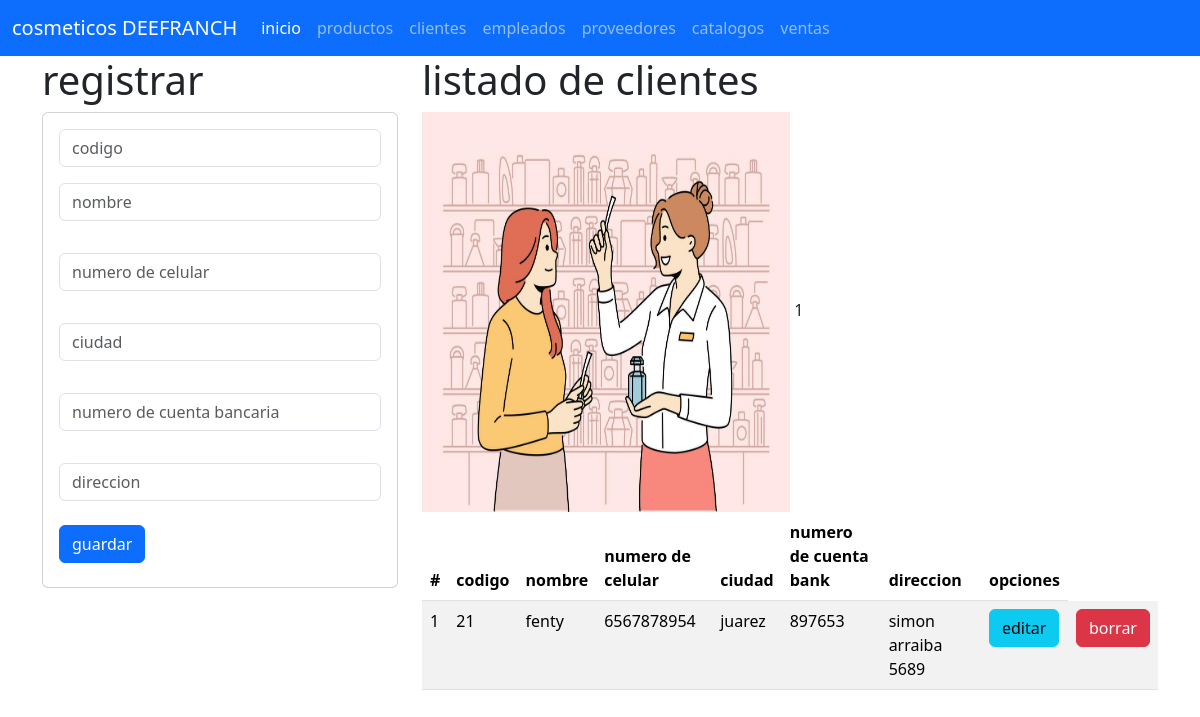
Before: /clientes with the older database file.
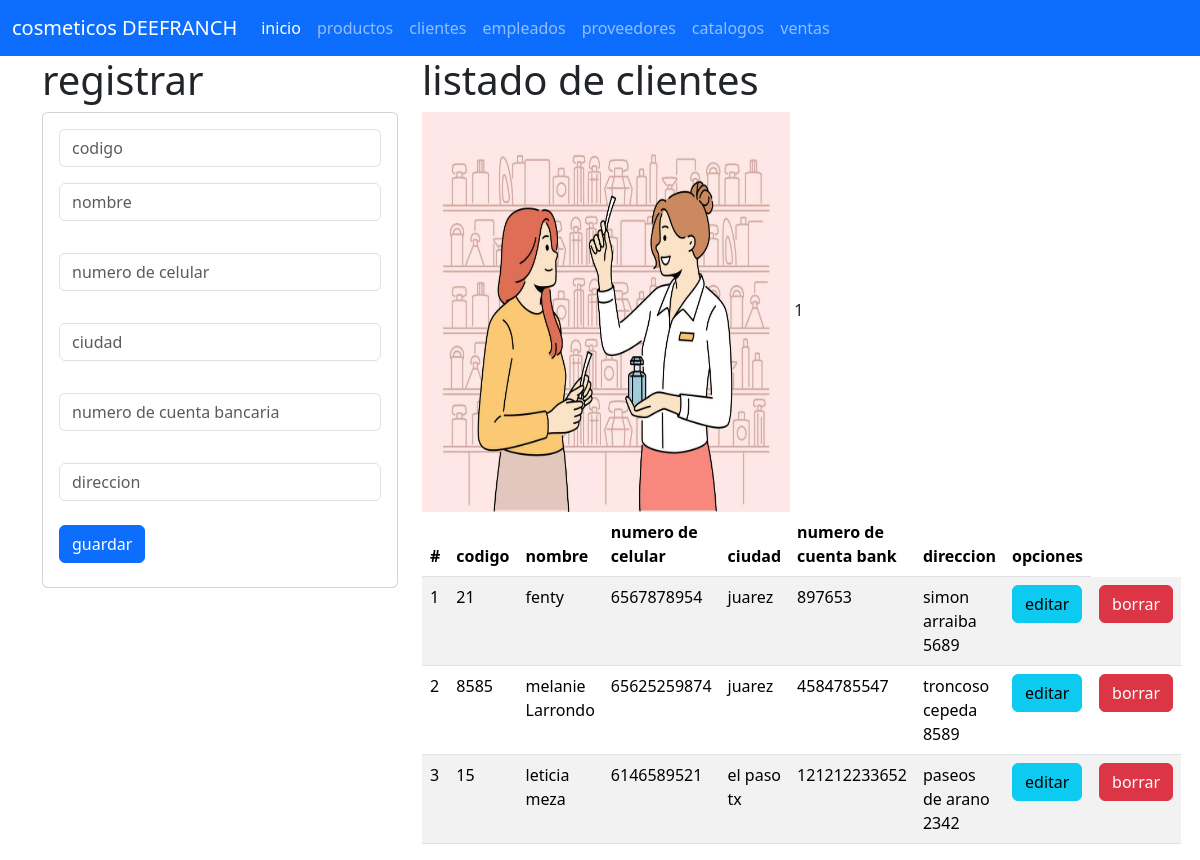
After: the same page with the newer database file.
### clientes_app/models.py (models this page shows, shortened)
class Clientes(models.Model):
    codigo=models.CharField(primary_key=True,max_length=6)
    nombre=models.CharField(max_length=100)
    numero=models.CharField(max_length=100)
    ciudad= models.CharField(max_length=10)
    numCuenta=models.CharField(max_length=100)
    direccion=models.CharField(max_length=100)

### clientes_app/views.py (the view)
# urls.py: path("clientes",views.inicio_cliente,name="clientes"),
def inicio_cliente(request):
    losclientes=Clientes.objects.all()
    return render(request,"gestionarClientes.html",{"losclientes":losclientes})

### clientes_app/templates/gestionarClientes.html (shortened to what this page needs)
{% extends "base.html" %}
{% block cuerpo %}
{% load static %}
<div class="row">
<div class="col-sm-12 col-md-4 col-lg-4 col-xl-4">
<h1>registrar</h1>
    <div class="card">
        <div class="card-body">
            <form action="/registrarcliente/" method="POST">{% csrf_token %}
                <div class="form-group">
                    <input type="text" id="txtcod" name="txtcod" class="form-control"  placeholder="codigo" minlenght="6" maxLenght="6" required>
                </div>
                <div class="form-group py-3">
                    <input type="text" id="txtnombre" name="txtnombre"class="form-control" placeholder="nombre"   maxLenght="100" required>
                </div>
                <div class="form-group py-3">
                    <input type="text" id="numcel" name="numcel"class="form-control" placeholder="numero de celular"   maxLenght="100" required>
                </div>
                <div class="form-group py-3">
                    <input type="text" id="txtciudad" name="txtciudad" class="form-control" placeholder="ciudad"   maxLenght="100" required>
                </div>
                <div class="form-group py-3">
                    <input type="text" id="numcuenta" name="numcuenta" class="form-control" placeholder="numero de cuenta bancaria"   maxLenght="100" required>
                </div>
                <div class="form-group py-3">
                    <input type="text" id="txtdire" name="txtdire" class="form-control" placeholder="direccion"   maxLenght="100" required>
                </div>
                <div class="form-group py-2">
                    <button type="submit" class="btn btn-primary">guardar</button>
                </div>
            </form>
        </div>
    </div>
</div>
<div class="col-sm-12 col-md-8 col-lg-8 col-xl-8">
    <h1>
        listado de clientes
    </h1>
    <img class="w-50" src="{% static 'img/cliente.jpg' %}" alt="lole" weight="400" height="400">
        <table class="table table-striped">
            <thead>
            <tr>
                <th scope="col">#</th>
                <th scope="col">codigo</th>
                <th scope="col">nombre</th>
                <th scope="col">numero de celular</th>
                <th scope="col">ciudad</th>
                <th scope="col">numero de cuenta bank</th>
                <th scope="col">direccion</th>
1                <th>opciones</th>
            </tr>
            </thead>
            <tbody>
            {% for n in losclientes %}
            <tr>
                <td>
                {{forloop.counter}}</td>
                <td>{{n.codigo}}  </td>
                <td>{{n.nombre}}  </td>
                <td>{{n.numero}}  </td>
                <td>{{n.ciudad}}  </td>
                <td>{{n.numCuenta}}  </td>
                <td>{{n.direccion}}  </td>
                <td><a href="seleccionarcliente/{{n.codigo}}" class="btn btn-info">editar</a></td>
                <td><a href="borrarcliente/{{n.codigo}}" class="btn btn-danger">borrar</a></td>
            </tr>
            {% endfor %}
            </tbody>
        </table>
{% endblock %}

Changed rows visible on the page:
added Clientes: codigo "8585", nombre "melanie Larrondo", numero "65625259874", ciudad "juarez", numCuenta "4584785547", direccion "troncoso cepeda 8589"
added Clientes: codigo "15", nombre "leticia meza", numero "6146589521", ciudad "el paso tx", numCuenta "121212233652", direccion "paseos de arano 2342"
